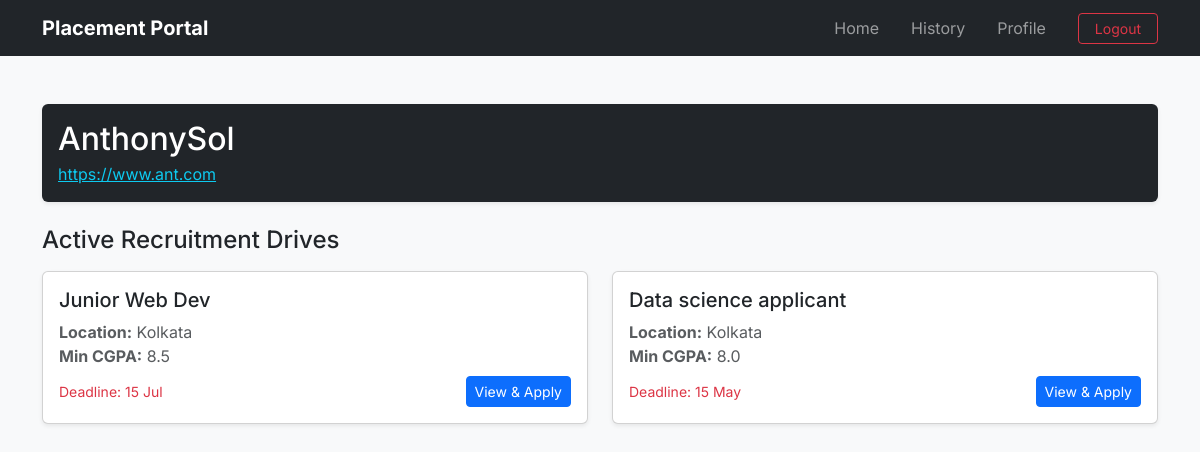
The page /company/1/details (signed in) on the database as committed earlier.
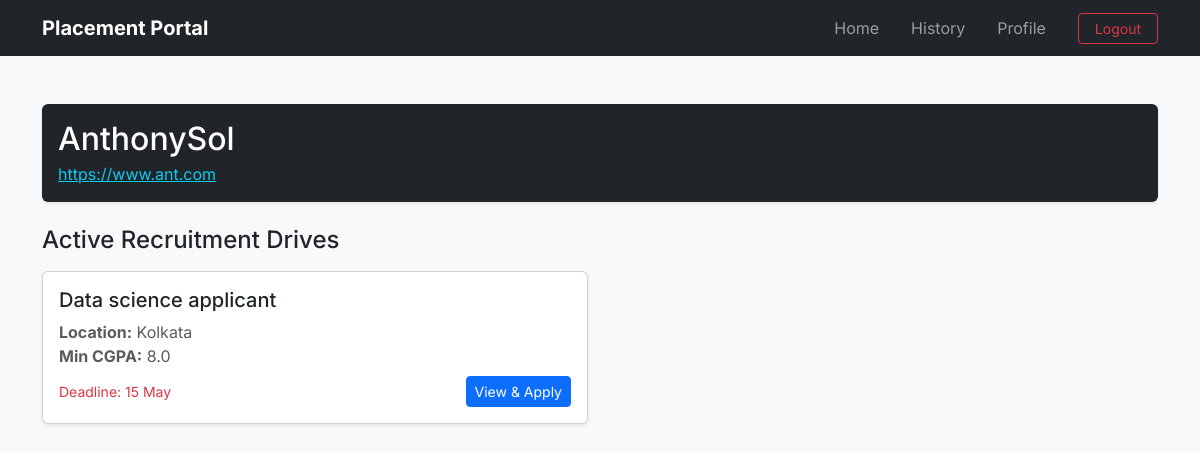
The same page on the database as committed later.
### application/models.py (models this page shows)
class PlacementDrive(db.Model):
    __tablename__="placement_drives"
    id=db.Column(db.Integer(),primary_key=True)
    company_id=db.Column(db.Integer(),db.ForeignKey("companies.id"),nullable=False)
    job_title=db.Column(db.String(200),nullable=False)
    job_description=db.Column(db.Text(),nullable=False)
    job_location=db.Column(db.String(200),nullable=False)
    eligibility_CGPA=db.Column(db.Float(),nullable=False)
    eligibility_criteria_others=db.Column(db.Text(),nullable=True)
    deadline=db.Column(db.DateTime(),nullable=False)
    status=db.Column(db.String(30),default='Pending') #Pending, Approved, Denied or Closed. Will be done by Admin
    allowed_branches=db.Column(db.Text(),nullable=False)
    allowed_years=db.Column(db.Text(),nullable=False)
    created_at=db.Column(db.DateTime(),default=datetime.now)
    company=db.relationship("Company",back_populates="drives") #Child side
    applications=db.relationship("Application",back_populates="drive",cascade="all,delete-orphan") #Parent side

### application/controllers.py (the view)
@app.route('/company/<int:company_id>/details')
def view_company(company_id):
    if session.get('role')!='student':
        flash("login as student",'danger')
        return redirect(url_for('login'))
    company=Company.query.get_or_404(company_id)
    activeDrives=PlacementDrive.query.filter_by(company_id=company.id,status='Approved').all()
    return render_template('view_company.html',company=company,drives=activeDrives)

### templates/view_company.html
{% extends 'base.html' %}
{% block content %}
<div class="container mt-4">
    <div class="card mb-4 shadow-sm border-0">
        <div class="card-body bg-dark text-white rounded">
            <h2 class="mb-1">{{ company.company_name }}</h2>
            <p class="mb-0 text-info"><a href="{{ company.website }}" class="text-info" target="_blank">{{ company.website }}</a></p>
        </div>
    </div>
    <h4 class="mb-3">Active Recruitment Drives</h4>
    <div class="row">
        {% for drive in drives %}
        <div class="col-md-6 mb-3">
            <div class="card h-100 shadow-sm">
                <div class="card-body">
                    <h5 class="card-title">{{ drive.job_title }}</h5>
                    <p class="card-text text-muted mb-2">
                        <strong>Location:</strong> {{ drive.job_location }}<br>
                        <strong>Min CGPA:</strong> {{ drive.eligibility_CGPA }}
                    </p>
                    <div class="d-flex justify-content-between align-items-center">
                        <small class="text-danger">Deadline: {{ drive.deadline.strftime('%d %b') }}</small>
                        <a href="{{ url_for('view_drive', drive_id=drive.id) }}" class="btn btn-sm btn-primary">View & Apply</a>
                    </div>
                </div>
            </div>
        </div>
        {% else %}
        <div class="col-12">
            <div class="alert alert-light border text-center py-5">
                <p class="mb-0 text-muted">This company currently has no active recruitment drives.</p>
            </div>
        </div>
        {% endfor %}
    </div>
</div>
{% endblock %}

Rows that differ between the two databases and show on the page:
no longer on this page (row edited): PlacementDrive: job_title "Junior Web Dev", job_location "Kolkata", eligibility_CGPA "8.5", deadline "15 Jul"
